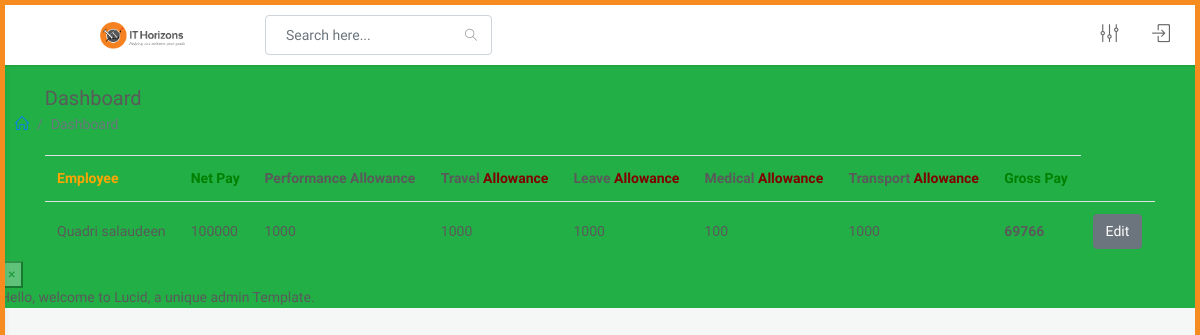
Page /salary/ on the earlier database version.
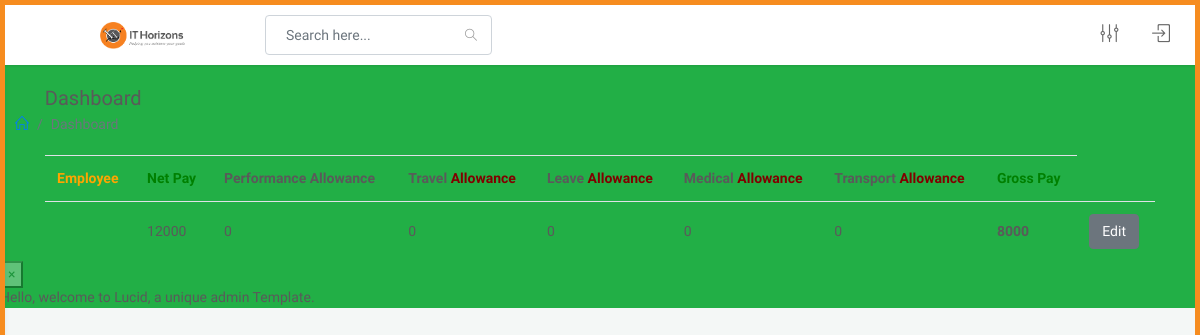
Same page on the later database version.
### salary/models.py (models this page shows, shortened)
class Salary(models.Model):
    employee = models.ForeignKey(User, related_name='salaries', on_delete=models.CASCADE)
    net_pay = models.IntegerField()
    total_working_days = models.IntegerField()
    travel_allowance = models.IntegerField(null=True, blank=True, default=0)
    leave_allowance = models.IntegerField(null=True, blank=True, default=0)
    performance_allowance = models.IntegerField(null=True, blank=True, default=0)
    transport_allowance = models.IntegerField(null=True, blank=True, default=0)
    medical_allowance = models.IntegerField(null=True, blank=True, default=0)
    tax_deduction = models.IntegerField(null=True, blank=True, default=0)
    other_deductions = models.IntegerField(null=True, blank=True, default=0)
    month_pay = models.CharField(max_length=100)
    year_salary = models.CharField(max_length=100)
    gross_pay = models.IntegerField(null=True, blank=True, default=0)
    date_created = models.DateTimeField(auto_now=False, auto_now_add=True)
    updated = models.DateTimeField(auto_now=True)
    class Meta:
        verbose_name_plural = 'salaries'

### core/models.py (models this page shows, shortened)
class User(AbstractUser):
    email = models.EmailField(_('email_address'), unique=True)
    first_name = models.CharField(_('first name'), max_length=30, blank=True)
    last_name = models.CharField(_('last name'), max_length=30, blank=True)
    date_joined = models.DateTimeField(_('date joined'), auto_now_add=True)
    is_active = models.BooleanField(_('active'), default=True)
    objects = UserManager()
    username = None
    USERNAME_FIELD = 'email'
    REQUIRED_FIELDS = []
    class Meta:
        verbose_name = _('user')
        verbose_name_plural = _('users')

### salary/views.py (the view)
# urls.py: path('salary/', include('salary.urls')),
def salary(request):
    salary = Salary.objects.all()
    return render(request, 'salary/index.html', {'salary': salary})

### templates/salary/index.html (shortened to what this page needs)
{% extends 'base.html' %}
{% block content %}
 <div class="table-responsive m-t-20">
    <table class="table table-filter table-hover m-b-0">
        <tbody>
            <th style="color:orange">Employee</th>
            <th style="color:green">Net Pay</th>
            <th>Performance <spastyle="color:maroon">Allowance</span></th>
            <th>Travel <span style="color:maroon">Allowance</span></th>
            <th>Leave <span style="color:maroon">Allowance</span></th>
            <th>Medical <span style="color:maroon">Allowance</span></th>
            <th>Transport <span style="color:maroon">Allowance</span></th>
            <th style="color: green">Gross Pay</th>
            {% for s in salary %}
            <tr data-status="">
                <td>{{ s.employee.first_name }} {{ s.employee.last_name }}</td>
                <td>{{ s.net_pay }} </td>
                <td>{{ s.performance_allowance }} </td>
                <td>{{ s.travel_allowance }} </td>
                <td>{{ s.leave_allowance }} </td>
                <td>{{ s.medical_allowance }} </td>
                <td>{{ s.travel_allowance }} </td>
                <td><b>{{ s.gross_pay }} </b></td>
                 <td><a class="btn btn-secondary" href="{% url 'update_salary' s.id %}">Edit</a> </td>
            </tr>
            {% endfor %}
        </tbody>
    </table>
</div>
{% endblock %}

### templates/base.html (shortened to what this page needs)
{% load static %}
<!doctype html>
<html lang="en">
<head>
<link rel="stylesheet" href="{% static 'assets/bootstrap/css/bootstrap.min.css' %}">
<link rel="stylesheet" href="{% static 'assets/font-awesome/css/font-awesome.min.css' %}">
<link rel="stylesheet" href="{% static 'assets/css/main.css' %}">
<link rel="stylesheet" href="{% static 'assets/css/color_skins.css' %}">
<link rel="stylesheet" href="{% static 'assets/select2/select2.css' %}" />
</head>
<body class="theme-orange">
<div id="wrapper">
    <nav class="navbar navbar-fixed-top">
        <div class="container-fluid">
            <div class="navbar-btn">
                <button type="button" class="btn-toggle-offcanvas"><i class="lnr lnr-menu fa fa-bars"></i></button>
            </div>
            <div class="navbar-brand">
                <a href="index.html"><img src="{% static 'assets/images/logo.png' %}" alt="Lucid Logo" class="img-responsive logo"></a>
            </div>
            <div class="navbar-right">
                <form id="navbar-search" class="navbar-form search-form">
                    <input value="" class="form-control" placeholder="Search here..." type="text">
                    <button type="button" class="btn btn-default"><i class="icon-magnifier"></i></button>
                </form>
                <div id="navbar-menu">
                    <ul class="nav navbar-nav">
                        <li class="dropdown">
                            <a href="javascript:void(0);" class="dropdown-toggle icon-menu" data-toggle="dropdown"><i class="icon-equalizer"></i></a>
                        </li>
                        <li><a href="{% url 'login' %}" class="icon-menu"><i class="icon-login"></i></a></li>
                    </ul>
                </div>
            </div>
        </div>
    </nav>
    <div id="main-content">
        <div class="container-fluid">
            <div class="block-header">
                <div class="row">
                    <div class="col-lg-6 col-md-8 col-sm-12">
                        <h2><a href="javascript:void(0);" class="btn btn-xs btn-link btn-toggle-fullwidth"><i class="fa fa-arrow-left"></i></a> Dashboard</h2>
                        <ul class="breadcrumb">
                            <li class="breadcrumb-item"><a href="index.html"><i class="icon-home"></i></a></li>
                            <li class="breadcrumb-item active">Dashboard</li>
                        </ul>
                    </div>
                </div>
            </div>
        </div>
        <div class="container">
            {% block content %}
            {% endblock %}
        </div>
    </div>
</div>
</body>
</html>

### static/assets/css/color_skins.css (style rules this page uses)
.theme-orange:before,.theme-orange:after { background:#f68c1f }
.theme-orange #wrapper:before,.theme-orange #wrapper:after { background:#f68c1f }

Differences in the rows shown:
removed Salary: employee.first_name "Quadri", employee.last_name "salaudeen", net_pay "100000", performance_allowance "1000", travel_allowance "1000", leave_allowance "1000", medical_allowance "100", gross_pay "69766"
added Salary: net_pay "12000", performance_allowance "0", travel_allowance "0", leave_allowance "0", medical_allowance "0", gross_pay "8000"
